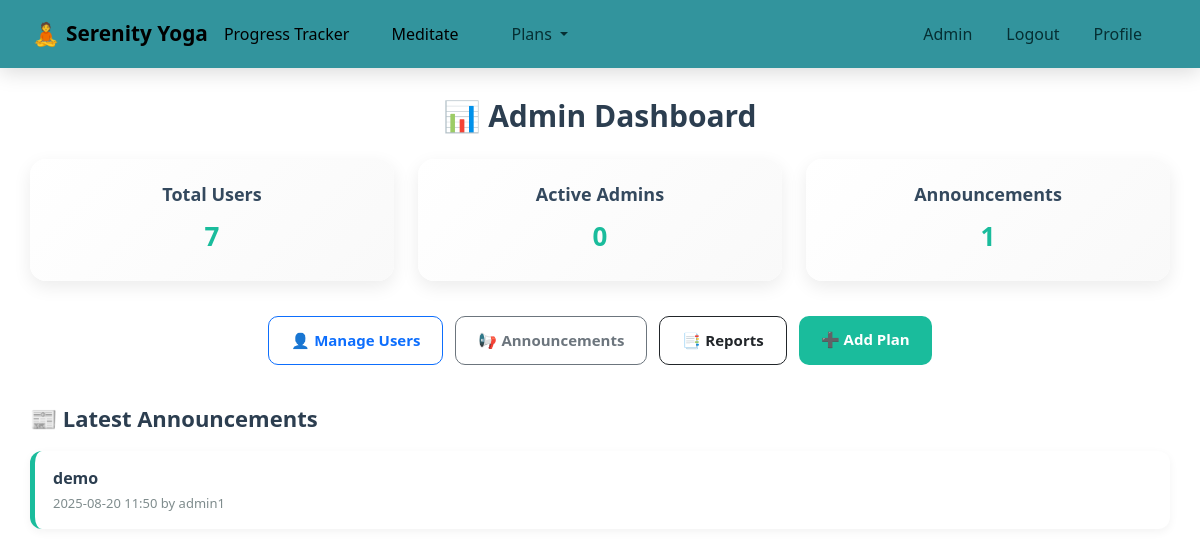
The page /adminpanel/dashboard/ (signed in) on the database its author committed.
### adminpanel/models.py (models this page shows, shortened)
class Announcement(models.Model):
    title = models.CharField(max_length=255)
    message = models.TextField()
    created_by = models.ForeignKey(User, on_delete=models.SET_NULL, null=True, blank=True, related_name='announcements')
    created_at = models.DateTimeField(auto_now_add=True)
    class Meta:
        ordering = ['-created_at']

### adminpanel/views.py (the view)
# urls.py: path('dashboard/', views.admin_dashboard, name='dashboard'),
@login_required
def admin_dashboard(request):
    if not user_is_admin(request.user):
        messages.error(request, "You don't have admin access.")
        return redirect('login')
    context = {
        'total_users': User.objects.count(),
        'total_admins': AdminProfile.objects.filter(is_active=True).count(),
        'total_announcements': Announcement.objects.count(),
        'latest_announcements': Announcement.objects.select_related('created_by')[:5],
    }
    return render(request, 'adminpanel/admin_dashboard.html', context)

### adminpanel/views.py (called while the page is built)
def user_is_admin(user):
    if not user.is_authenticated:
        return False
    if user.is_superuser or user.is_staff:
        return True
    prof = getattr(user, 'admin_profile', None)
    return bool(prof and prof.is_active)

### adminpanel/templates/adminpanel/admin_dashboard.html (shortened to what this page needs)
{% extends 'yogaapp/base.html' %}
{% block main %}
<div class="dashboard-container">
  <h2 class="dashboard-title">📊 Admin Dashboard</h2>
  <div class="row g-4">
    <div class="col-md-4">
      <div class="stat-card">
        <h5>Total Users</h5>
        <p>{{ total_users }}</p>
      </div>
    </div>
    <div class="col-md-4">
      <div class="stat-card">
        <h5>Active Admins</h5>
        <p>{{ total_admins }}</p>
      </div>
    </div>
    <div class="col-md-4">
      <div class="stat-card">
        <h5>Announcements</h5>
        <p>{{ total_announcements }}</p>
      </div>
    </div>
  </div>
  <div class="dashboard-actions">
    <a class="btn btn-outline-primary" href="{% url 'adminpanel:user_mgmt' %}">👤 Manage Users</a>
    <a class="btn btn-outline-secondary" href="{% url 'adminpanel:content' %}">📢 Announcements</a>
    <a class="btn btn-outline-dark" href="{% url 'adminpanel:reports' %}">📑 Reports</a>
    <a class="btn btn-add" href="#">➕ Add Plan</a>
  </div>
  <div class="announcements-section">
    <h4>📰 Latest Announcements</h4>
    {% for a in latest_announcements %}
      <div class="announcement-item">
        <strong>{{ a.title }}</strong>
        <div class="announcement-meta">
          {{ a.created_at|date:"Y-m-d H:i" }} by {{ a.created_by }}
        </div>
      </div>
    {% empty %}
      <p style="color: #7f8c8d;">No announcements yet.</p>
    {% endfor %}
  </div>
</div>
{% endblock %}

### adminpanel/templates/adminpanel/admin_dashboard.html (style rules this page uses)
.dashboard-container { padding: 30px; max-width: 1200px; margin: auto; }
.dashboard-title { font-size: 30px; font-weight: 800; color: #2c3e50; margin-bottom: 25px; text-align: center; }
.stat-card { background: linear-gradient(135deg, #ffffff, #f9f9f9); border-radius: 16px; padding: 25px 20px; box-shadow: 0 6px 18px rgba(0,0,0,0.08); transition: transform 0.25s ease, box-shadow 0.25s ease; text-align: center; }
.stat-card h5 { font-size: 18px; font-weight: 600; color: #34495e; margin-bottom: 12px; }
.stat-card p { font-size: 26px; font-weight: 800; color: #1abc9c; margin: 0; }
.dashboard-actions { margin: 35px 0; display: flex; gap: 12px; flex-wrap: wrap; justify-content: center; }
.dashboard-actions .btn { border-radius: 10px; padding: 12px 22px; font-weight: 600; font-size: 15px; transition: all 0.3s ease; }
.btn-add { background: #1abc9c; color: #fff !important; border: none; }
.announcements-section { margin-top: 40px; }
.announcements-section h4 { font-size: 22px; font-weight: 700; color: #2c3e50; margin-bottom: 20px; }
.announcement-item { background: #ffffff; padding: 15px 18px; border-radius: 12px; margin-bottom: 12px; border-left: 5px solid #1abc9c; box-shadow: 0 3px 10px rgba(0,0,0,0.05); }
.announcement-item strong { color: #2c3e50; font-size: 16px; }
.announcement-meta { font-size: 13px; color: #7f8c8d; margin-top: 4px; }

### rows shown on the page
Announcement: title "demo", created_at "2025-08-20 11:50", created_by "admin1"

### other values the page prints
{{ total_users }} "7"
{{ total_admins }} "0"
{{ total_announcements }} "1"
